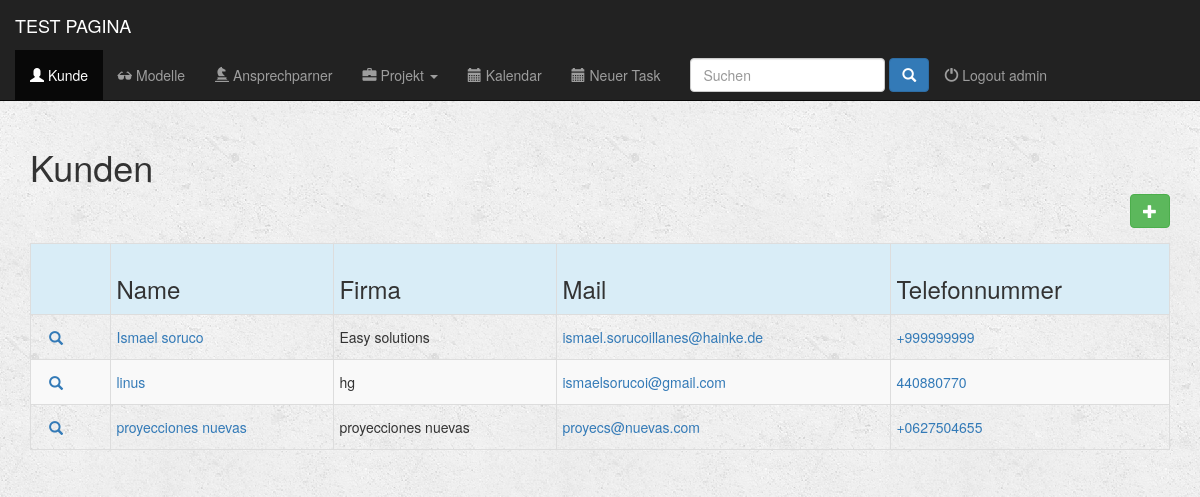
Screenshot of /apli/client/ (signed in) with the database file from the repository.
### apli/models.py (models this page shows, shortened)
class Client(models.Model):
    name = models.CharField(max_length=200)
    name_short = models.CharField(max_length=100, blank=True)
    company = models.CharField(max_length=200, blank=True)
    company_short = models.CharField(max_length=100, blank=True)
    country = models.CharField(max_length=50, blank=True)
    city = models.CharField(max_length=50, blank=True)
    zip_code = models.CharField(max_length=15, blank=True)
    address = models.CharField(max_length=100, blank=True)
    email = models.EmailField()
    phone_regex = RegexValidator(regex=r'^\+?1?\d{9,15}$', message="Phone number must be entered in the format: '+999999999'. Up to 15 digits allowed.")
    phone = models.CharField(validators=[phone_regex], max_length=15)
    comment = models.CharField(max_length=500, blank=True)
    class Meta:
        verbose_name = 'Client'
        verbose_name_plural = 'Clients'
    def get_absolute_url(self):
        return reverse('detail_client', kwargs={'pk': self.pk})

### apli/views.py (the view)
@login_required(login_url='/register/login/')
def index_client(request):
    all_clients = Client.objects.all()
    return render(request, 'apli/Client/index_client.html', {'all_clients': all_clients})

### fullcalendar/fullcalendar.py (called while the page is built)
def css_url():
    return FULLCALENDAR['css_url']

def print_css_url():
    return FULLCALENDAR['print_css_url']

def javascript_url():
    return FULLCALENDAR['javascript_url']

def jquery_url():
    return FULLCALENDAR['jquery_url']

def jquery_ui_url():
    return FULLCALENDAR['jquery_ui_url']

### fullcalendar/templatetags/fullcalendar_tags.py (called while the page is built)
@register.inclusion_tag("fullcalendar/calendar_init.html")
def calendar_init(calendar_config_options):
    return {'calendar_config_options': mark_safe(calendar_config_options)}

@register.simple_tag
def fullcalendar_css_url():
    return css_url()

@register.simple_tag
def fullcalendar_print_css_url():
    return print_css_url()

@register.simple_tag
def fullcalendar_javascript_url():
    return javascript_url()

@register.simple_tag
def fullcalendar_jquery_url():
    return jquery_url()

@register.simple_tag
def fullcalendar_jquery_ui_url():
    return jquery_ui_url()

@register.simple_tag
def fullcalendar_css():
    url = fullcalendar_css_url()
    return mark_safe("<link href='%s' rel='stylesheet' />" % url)

@register.simple_tag
def fullcalendar_print_css():
    url = fullcalendar_print_css_url()
    return mark_safe("<link href='%s' rel='stylesheet' media='print' />" % url)

@register.simple_tag
def fullcalendar_jquery():
    url = fullcalendar_jquery_url()
    return mark_safe("<script src='%s'></script>" % url)

@register.simple_tag
def fullcalendar_jquery_ui():
    url = fullcalendar_jquery_ui_url()
    return mark_safe("<script src='%s'></script>" % url)

@register.simple_tag
def fullcalendar_javascript():
    url = fullcalendar_javascript_url()
    return mark_safe("<script src='%s'></script>" % url)

### apli/templates/apli/client/index_client.html (shortened to what this page needs)
{% extends 'apli/base.html' %}
{% block clients_active %}active{% endblock %}
{% block body %}
    <div class="container">
        <div class=" form-group input-group form-inline col-md-12">
            <h1 class="form-control-static">Kunden</h1>
            <div cclass="row">
                <a href="{% url 'client_new' %}" <button type="submit" class=" btn btn-success btn-md pull-right"><span class="glyphicon glyphicon-plus" aria-hidden="true"></span> </a>
            </div>
        </div>
    </div>
    <div class="container">
        {% if all_clients %}
            <div class="table-responsive">
                <table class="table table-striped table-hover table-condensed table-bordered">
                    <tr class="active info">
                        <th></th>
                        <th><h3 class="form-control-static">Name</h3></th>
                        <th><h3 class="form-control-static">Firma</h3></th>
                        <th><h3 class="form-control-static">Mail</h3></th>
                        <th><h3 class="form-control-static">Telefonnummer</h3></th>
                    </tr>
                    {% for client in all_clients %}
                        <tr>
                            <td>
                                <div class=" btn-group-xs">
                                    <div class="">
                                        <a href="{{ client.get_absolute_url }}" class="btn btn-link btn-link glyphicon glyphicon-search"></a>
                                    </div>
                                </div>
                            </td>
                            <td><a href="{{ client.get_absolute_url }}" ><p class="form-control-static">{{client.name}}</p></a></td>
                            <td><a href=""></a><p class="form-control-static">{{client.company}}</p></a></td>
                            <td><a href="mailto:{{ client.email }}"><p class="form-control-static">{{client.email}}</p></a></td>
                            <td><a href="tel:{{ client.telephone }}"><p class="form-control-static">{{client.phone}}</p></a></td>
                        </tr>
                    {% endfor %}
                </table>
            </div>
        {% else %}
            <h3>No hay clientes</h3>
        {% endif %}
    </div>
{% endblock%}

### apli/templates/apli/base.html (shortened to what this page needs)
{% load fullcalendar_tags %}
{% load static from staticfiles %}
<!DOCTYPE html>
<html lang="en">
    <head>
        {% fullcalendar_css %}
        {% fullcalendar_print_css %}
        <link rel="stylesheet" href="https://maxcdn.bootstrapcdn.com/bootstrap/3.3.6/css/bootstrap.min.css">
        <link rel="stylesheet" type="text/css" href="{% static 'apli/style.css' %}"/>
    </head>
    <body>
        <div class="container-fluid">
            <header>
                <div="row">
                    <nav class="navbar navbar-inverse navbar-fixed-top" role="navigation">
                        <div class="container-fluid">
                            <div class="navbar-header">
                                <a href="{% url 'dashboard' %}" class="navbar-brand">TEST PAGINA</a>
                            </div>
                            <div class="collapse navbar-collapse" id="topNavBar">
                                <ul class="nav navbar-nav">
                                    <li role="presentation" class="{% block clients_active %}{% endblock %}"><a href="{% url 'index_client' %}"><span class="glyphicon glyphicon-user" aria-hidden="true"></span> Kunde</a></li>
                                    <li role="presentation" class="{% block models_active %}{% endblock %}"><a href="{% url 'index_model' %}"><span class="glyphicon glyphicon-sunglasses" aria-hidden="true"></span> Modelle</a></li>
                                    <li role="presentation" class="{% block personas_active %}{% endblock %}"><a href="{% url 'index_person' %}"><span class="glyphicon glyphicon-knight" aria-hidden="true"></span> Ansprechparner</a></li>
                                    <li class="dropdown">
                                        <a href="#" class="dropdown-toggle {% block cotizaciones_active %}{% endblock %}" data-toggle="dropdown" role="button" aria-expanded="false">
                                            <span class="glyphicon glyphicon-briefcase" aria-hidden="true" class="{% block projects_active %}{% endblock %}"></span>
                                            Projekt
                                            <span class="caret"></span>
                                        </a>
                                    </li>
                                    <li role="presentation" class="{% block calendario_active %}{% endblock %}"><a href="{% url 'calendar_by_user' %}"><span class="glyphicon glyphicon-calendar" aria-hidden="true"></span> Kalendar</a></li>
                                    <li role="presentation" class="{% block task_active %}{% endblock %}}"><a href="{% url 'index_task' %}"><span class="glyphicon glyphicon-calendar" aria-hidden="true"></span> Neuer Task</a></li>
                                    <li role="presentation" >
                                        <form  method="GET" action="{% url 'busca' %}" class="navbar-form navbar-right" role="search" >
                                            <input type="text" placeholder="Suchen" class="form-control" name="q" value="{{ request.GET.q }}">
                                            <button type="submit" class="btn btn-primary ">
                                                <span class="glyphicon glyphicon-search"></span>
                                            </button>
                                        </form>
                                     </li>
                                    <div class= "nav navbar-nav" >
                                        {% if request.user.is_authenticated %}
                                            <li role="presentation" class="pull-right"><a href="{% url 'logout' %}" > <span class="glyphicon glyphicon-off" aria-hidden="true"></span> Logout {{ user }} </a></li>
                                        {% endif %}
                                    </div>
                                </ul>
                            </div>
                        </div>
                    </nav>
                </div>
        {% block body %}
        {% endblock %}
    </body>
</html>

### apli/static/apli/style.css (style rules this page uses)
body { background: white url("images/background.png"); }

### apli/templates/apli/base.html (style rules this page uses)
body { padding-top:60px; }

### rows the page displays
Client: name "Ismael soruco", company "Easy solutions", email "ismael.sorucoillanes@hainke.de", phone "+999999999"
Client: name "linus", company "hg", email "ismaelsorucoi@gmail.com", phone "440880770"
Client: name "proyecciones nuevas", company "proyecciones nuevas", email "proyecs@nuevas.com", phone "+0627504655"

### other values shown
{{ user }} "admin"
